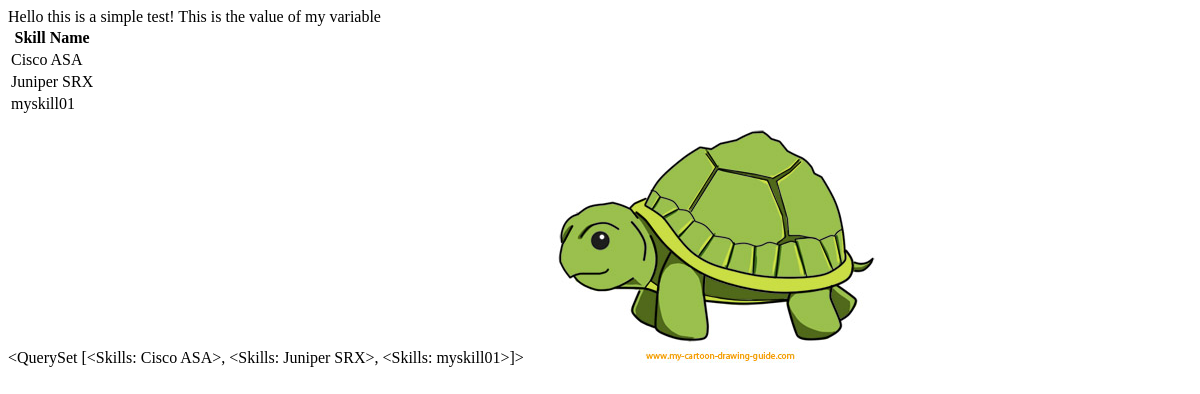
The page / on the database its author committed.
### tracker/models.py (models this page shows)
class Skills(models.Model):
    skill_id = models.AutoField(primary_key=True)
    skill_name = models.CharField(max_length=50, unique=True)
    skill_description = models.CharField(max_length=200, unique=False, null=True)
    skill_date_created = models.DateTimeField(default=datetime.utcnow())
    def __str__(self):
        return self.skill_name

### tracker/views.py (the view)
# urls.py: url(r'^$',views.index,name='index'),
def index(request):
    skills_list = Skills.objects.all()
    users_list = Users.objects.all()
    print(skills_list)
    print(users_list)
    for user in users_list:
        print(user.user_name)
        print(user.user_email)
    user = Users.objects.filter(user_email='user01@mydomain.com').count()
    print(user)
    my_data = {
        'variable': 'This is the value of my variable',
        'skills': skills_list,
    }
    return render(request, 'tracker/index.html', context=my_data)

### tracker/models.py (called while the page is built)
    def __str__(self):
        return self.user_email

### templates/tracker/index.html (shortened to what this page needs)
<!DOCTYPE html>
{% load static %}
<html lang="en" dir="ltr">
  <head>
    <link rel="stylesheet" href="{% static 'styles/master.css' %}">
  </head>
  <body>
    Hello this is a simple test!
    {{ variable }}
<table>
  <th>
    Skill Name
  </th>
{% for skill in skills %}
  <tr>
    <td>
      {{ skill.skill_name }}
    </td>
  </tr>
{% endfor %}
</table>
    {{ skills }}
    <img src="{% static 'images/turtle2.jpg' %}" alt="This should be the turtle image">
  </body>
</html>

### rows shown on the page
Skills: skill_name "Cisco ASA", skill_name.skill_name "<QuerySet [<Skills: Cisco ASA>, <Skills: Juniper SRX>, <Skills: myskill01>]>"
Skills: skill_name "Juniper SRX"
Skills: skill_name "myskill01"

### other values the page prints
{{ variable }} "This is the value of my variable"
